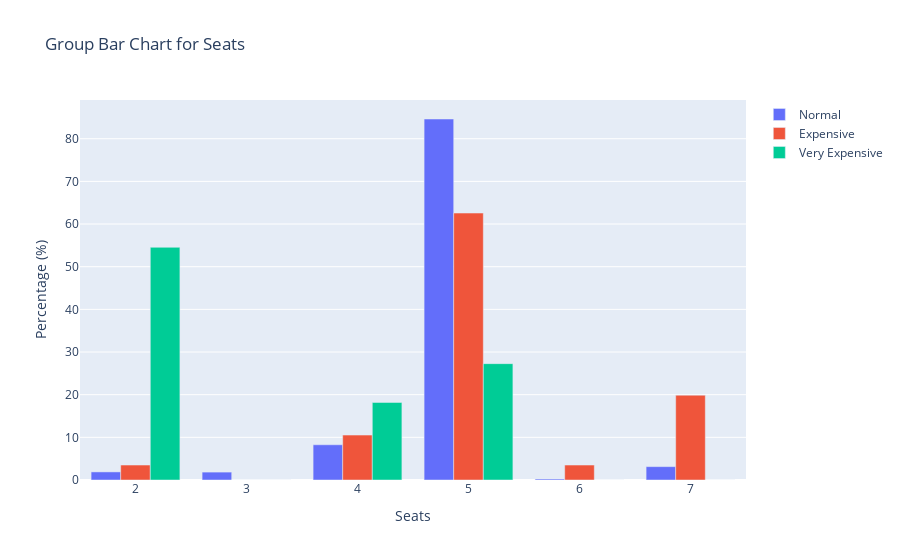
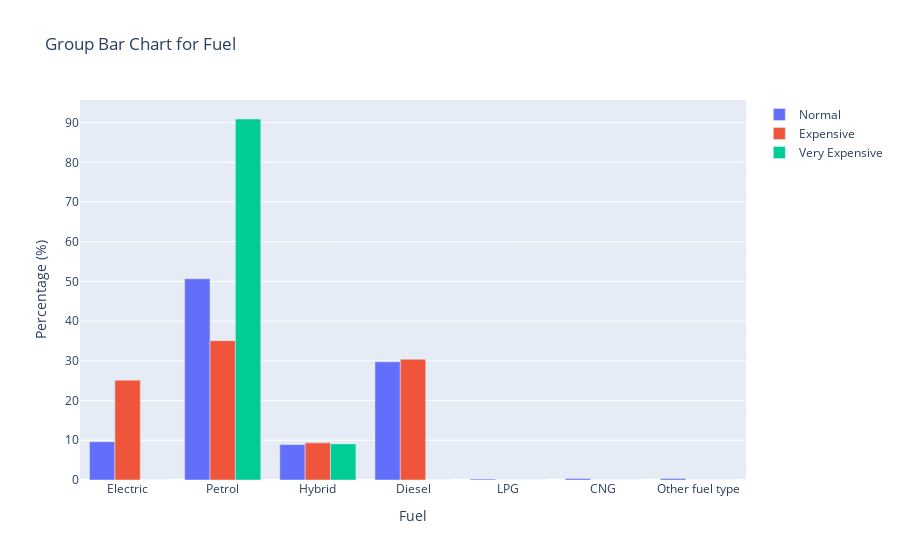
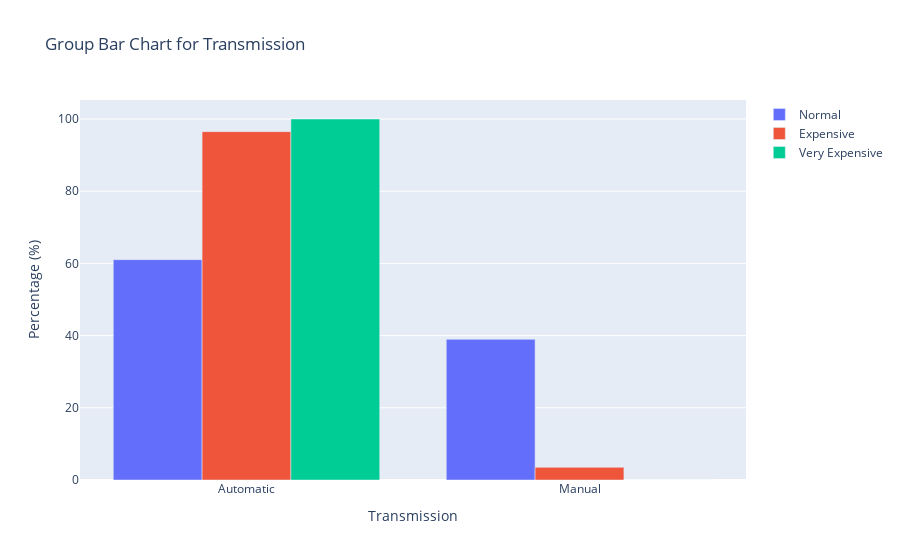
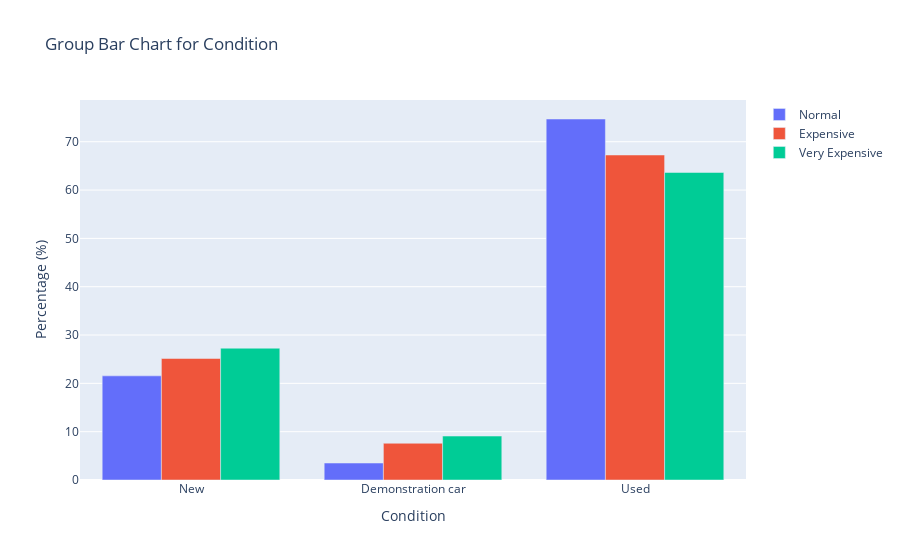

The notebook cell these images were saved under, in order:
### Markdown cell above
Comment:




Next, we will analyze additional parameters to examine the distribution trends of cars within different groups.

### Code cell
columns = ["Seats", "Fuel", "Transmission", "Condition"]

for column in columns:
    # Tạo danh sách các nhóm và các nhãn
    groups = data['Type'].unique()
    labels = data[column].unique()

    # Tạo một biểu đồ cột nhóm
    fig = go.Figure()

    # Vẽ từng cột cho mỗi nhóm
    for i, group in enumerate(groups):
        # Lọc dữ liệu cho mỗi nhóm
        group_data = data[data['Type'] == group]
        
        # Tính toán phần trăm cho mỗi nhãn trong nhóm
        percentages = [group_data[group_data[column] == label].shape[0] / group_data.shape[0] * 100 for label in labels]
        
        # Vẽ cột
        fig.add_trace(go.Bar(
            x=labels, 
            y=percentages, 
            name=str(group),
        ))

    # Đặt nhãn cho các trục và biểu đồ
    fig.update_layout(barmode='group', xaxis_title=column, yaxis_title='Percentage (%)', title=f'Group Bar Chart for {column}')

    # Hiển thị biểu đồ
    fig.show()

### Figure 1 — Plotly figure (JSON) as saved in the notebook; plotly's stock layout.template omitted (floating-point values rounded to 4 significant figures)
{"data": [{"name": "Normal", "type": "bar", "x": [5, 4, 6, 7, 2, 3], "y": [84.62, 8.258, 0.2373, 3.132, 1.898, 1.851]}, {"name": "Expensive", "type": "bar", "x": [5, 4, 6, 7, 2, 3], "y": [62.57, 10.53, 3.509, 19.88, 3.509, 0]}, {"name": "Very Expensive", "type": "bar", "x": [5, 4, 6, 7, 2, 3], "y": [27.27, 18.18, 0, 0, 54.55, 0]}], "layout": {"barmode": "group", "title": {"text": "Group Bar Chart for Seats"}, "xaxis": {"title": {"text": "Seats"}}, "yaxis": {"title": {"text": "Percentage (%)"}}}}

### Figure 2 — Plotly figure (JSON) as saved in the notebook; plotly's stock layout.template omitted (floating-point values rounded to 4 significant figures)
{"data": [{"name": "Normal", "type": "bar", "x": ["Electric", "Petrol", "Hybrid", "Diesel", "LPG", "CNG", "Other fuel type"], "y": [9.635, 50.69, 8.923, 29.76, 0.2373, 0.3797, 0.3797]}, {"name": "Expensive", "type": "bar", "x": ["Electric", "Petrol", "Hybrid", "Diesel", "LPG", "CNG", "Other fuel type"], "y": [25.15, 35.09, 9.357, 30.41, 0, 0, 0]}, {"name": "Very Expensive", "type": "bar", "x": ["Electric", "Petrol", "Hybrid", "Diesel", "LPG", "CNG", "Other fuel type"], "y": [0, 90.91, 9.091, 0, 0, 0, 0]}], "layout": {"barmode": "group", "title": {"text": "Group Bar Chart for Fuel"}, "xaxis": {"title": {"text": "Fuel"}}, "yaxis": {"title": {"text": "Percentage (%)"}}}}

### Figure 3 — Plotly figure (JSON) as saved in the notebook; plotly's stock layout.template omitted (floating-point values rounded to 4 significant figures)
{"data": [{"name": "Normal", "type": "bar", "x": ["Automatic", "Manual"], "y": [61.03, 38.97]}, {"name": "Expensive", "type": "bar", "x": ["Automatic", "Manual"], "y": [96.49, 3.509]}, {"name": "Very Expensive", "type": "bar", "x": ["Automatic", "Manual"], "y": [100, 0]}], "layout": {"barmode": "group", "title": {"text": "Group Bar Chart for Transmission"}, "xaxis": {"title": {"text": "Transmission"}}, "yaxis": {"title": {"text": "Percentage (%)"}}}}

### Figure 4 — Plotly figure (JSON) as saved in the notebook; plotly's stock layout.template omitted (floating-point values rounded to 4 significant figures)
{"data": [{"name": "Normal", "type": "bar", "x": ["New", "Demonstration car", "Used", null], "y": [21.55, 3.512, 74.7, 0]}, {"name": "Expensive", "type": "bar", "x": ["New", "Demonstration car", "Used", null], "y": [25.15, 7.602, 67.25, 0]}, {"name": "Very Expensive", "type": "bar", "x": ["New", "Demonstration car", "Used", null], "y": [27.27, 9.091, 63.64, 0]}], "layout": {"barmode": "group", "title": {"text": "Group Bar Chart for Condition"}, "xaxis": {"title": {"text": "Condition"}}, "yaxis": {"title": {"text": "Percentage (%)"}}}}
